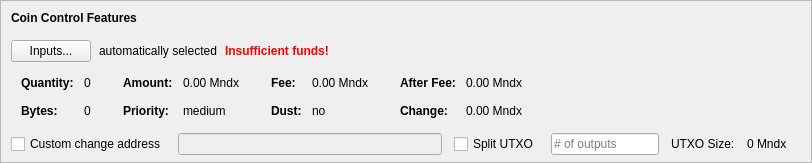
    <widget class="QFrame" name="frameCoinControl">
     <property name="sizePolicy">
      <sizepolicy hsizetype="Expanding" vsizetype="Expanding">
       <horstretch>0</horstretch>
       <verstretch>0</verstretch>
      </sizepolicy>
     </property>
     <property name="maximumSize">
      <size>
       <width>16777215</width>
       <height>16777215</height>
      </size>
     </property>
     <property name="frameShape">
      <enum>QFrame::StyledPanel</enum>
     </property>
     <property name="frameShadow">
      <enum>QFrame::Sunken</enum>
     </property>
     <layout class="QVBoxLayout" name="verticalLayoutCoinControl2">
      <property name="spacing">
       <number>0</number>
      </property>
      <property name="leftMargin">
       <number>0</number>
      </property>
      <property name="topMargin">
       <number>0</number>
      </property>
      <property name="rightMargin">
       <number>0</number>
      </property>
      <property name="bottomMargin">
       <number>6</number>
      </property>
      <item>
       <layout class="QVBoxLayout" name="verticalLayoutCoinControl" stretch="0,0,0,0,1">
        <property name="spacing">
         <number>0</number>
        </property>
        <property name="leftMargin">
         <number>10</number>
        </property>
        <property name="topMargin">
         <number>10</number>
        </property>
        <item>
         <layout class="QHBoxLayout" name="horizontalLayoutCoinControl1">
          <property name="bottomMargin">
           <number>15</number>
          </property>
          <item>
           <widget class="QLabel" name="labelCoinControlFeatures">
            <property name="sizePolicy">
             <sizepolicy hsizetype="Preferred" vsizetype="Maximum">
              <horstretch>0</horstretch>
              <verstretch>0</verstretch>
             </sizepolicy>
            </property>
            <property name="font">
             <font>
              <weight>75</weight>
              <bold>true</bold>
             </font>
            </property>
            <property name="styleSheet">
             <string notr="true">font-weight:bold;</string>
            </property>
            <property name="text">
             <string>Coin Control Features</string>
            </property>
           </widget>
          </item>
         </layout>
        </item>
        <item>
         <layout class="QHBoxLayout" name="horizontalLayoutCoinControl2" stretch="0,0,0,0">
          <property name="spacing">
           <number>8</number>
          </property>
          <property name="bottomMargin">
           <number>10</number>
          </property>
          <item>
           <widget class="QPushButton" name="pushButtonCoinControl">
            <property name="styleSheet">
             <string notr="true"/>
            </property>
            <property name="text">
             <string>Inputs...</string>
            </property>
            <property name="autoDefault">
             <bool>false</bool>
            </property>
           </widget>
          </item>
          <item>
           <widget class="QLabel" name="labelCoinControlAutomaticallySelected">
            <property name="text">
             <string>automatically selected</string>
            </property>
            <property name="margin">
             <number>5</number>
            </property>
           </widget>
          </item>
          <item>
           <widget class="QLabel" name="labelCoinControlInsuffFunds">
            <property name="font">
             <font>
              <weight>75</weight>
              <bold>true</bold>
             </font>
            </property>
            <property name="styleSheet">
             <string notr="true">color:red;font-weight:bold;</string>
            </property>
            <property name="text">
             <string>Insufficient funds!</string>
            </property>
            <property name="margin">
             <number>5</number>
            </property>
           </widget>
          </item>
          <item>
           <spacer name="horizontalSpacerCoinControl">
            <property name="orientation">
             <enum>Qt::Horizontal</enum>
            </property>
            <property name="sizeHint" stdset="0">
             <size>
              <width>40</width>
              <height>1</height>
             </size>
            </property>
           </spacer>
          </item>
         </layout>
        </item>
        <item>
         <widget class="QWidget" name="widgetCoinControl" native="true">
          <property name="sizePolicy">
           <sizepolicy hsizetype="Preferred" vsizetype="Preferred">
            <horstretch>0</horstretch>
            <verstretch>0</verstretch>
           </sizepolicy>
          </property>
          <property name="minimumSize">
           <size>
            <width>0</width>
            <height>0</height>
           </size>
          </property>
          <property name="styleSheet">
           <string notr="true"/>
          </property>
          <layout class="QHBoxLayout" name="horizontalLayoutCoinControl5">
           <property name="leftMargin">
            <number>0</number>
           </property>
           <property name="topMargin">
            <number>0</number>
           </property>
           <property name="rightMargin">
            <number>0</number>
           </property>
           <property name="bottomMargin">
            <number>0</number>
           </property>
           <item>
            <layout class="QHBoxLayout" name="horizontalLayoutCoinControl3" stretch="0,0,0,1">
             <property name="spacing">
              <number>20</number>
             </property>
             <property name="topMargin">
              <number>0</number>
             </property>
             <property name="bottomMargin">
              <number>10</number>
             </property>
             <item>
              <layout class="QFormLayout" name="formLayoutCoinControl1">
               <property name="horizontalSpacing">
                <number>10</number>
               </property>
               <property name="verticalSpacing">
                <number>14</number>
               </property>
               <property name="leftMargin">
                <number>10</number>
               </property>
               <property name="topMargin">
                <number>4</number>
               </property>
               <property name="rightMargin">
                <number>6</number>
               </property>
               <item row="0" column="0">
                <widget class="QLabel" name="labelCoinControlQuantityText">
                 <property name="font">
                  <font>
                   <weight>75</weight>
                   <bold>true</bold>
                  </font>
                 </property>
                 <property name="text">
                  <string>Quantity:</string>
                 </property>
                 <property name="margin">
                  <number>0</number>
                 </property>
                </widget>
               </item>
               <item row="0" column="1">
                <widget class="QLabel" name="labelCoinControlQuantity">
                 <property name="cursor">
                  <cursorShape>IBeamCursor</cursorShape>
                 </property>
                 <property name="contextMenuPolicy">
                  <enum>Qt::ActionsContextMenu</enum>
                 </property>
                 <property name="text">
                  <string notr="true">0</string>
                 </property>
                 <property name="margin">
                  <number>0</number>
                 </property>
                 <property name="textInteractionFlags">
                  <set>Qt::LinksAccessibleByMouse|Qt::TextSelectableByKeyboard|Qt::TextSelectableByMouse</set>
                 </property>
                </widget>
               </item>
               <item row="1" column="0">
                <widget class="QLabel" name="labelCoinControlBytesText">
                 <property name="font">
                  <font>
                   <weight>75</weight>
                   <bold>true</bold>
                  </font>
                 </property>
                 <property name="text">
                  <string>Bytes:</string>
                 </property>
                </widget>
               </item>
               <item row="1" column="1">
                <widget class="QLabel" name="labelCoinControlBytes">
                 <property name="cursor">
                  <cursorShape>IBeamCursor</cursorShape>
                 </property>
                 <property name="contextMenuPolicy">
                  <enum>Qt::ActionsContextMenu</enum>
                 </property>
                 <property name="text">
                  <string notr="true">0</string>
                 </property>
                 <property name="textInteractionFlags">
                  <set>Qt::LinksAccessibleByMouse|Qt::TextSelectableByKeyboard|Qt::TextSelectableByMouse</set>
                 </property>
                </widget>
               </item>
              </layout>
             </item>
             <item>
              <layout class="QFormLayout" name="formLayoutCoinControl2">
               <property name="horizontalSpacing">
                <number>10</number>
               </property>
               <property name="verticalSpacing">
                <number>14</number>
               </property>
               <property name="leftMargin">
                <number>6</number>
               </property>
               <property name="topMargin">
                <number>4</number>
               </property>
               <property name="rightMargin">
                <number>6</number>
               </property>
               <item row="0" column="0">
                <widget class="QLabel" name="labelCoinControlAmountText">
                 <property name="font">
                  <font>
                   <weight>75</weight>
                   <bold>true</bold>
                  </font>
                 </property>
                 <property name="text">
                  <string>Amount:</string>
                 </property>
                 <property name="margin">
                  <number>0</number>
                 </property>
                </widget>
               </item>
               <item row="0" column="1">
                <widget class="QLabel" name="labelCoinControlAmount">
                 <property name="cursor">
                  <cursorShape>IBeamCursor</cursorShape>
                 </property>
                 <property name="contextMenuPolicy">
                  <enum>Qt::ActionsContextMenu</enum>
                 </property>
                 <property name="text">
                  <string notr="true">0.00 Mndx</string>
                 </property>
                 <property name="textInteractionFlags">
                  <set>Qt::LinksAccessibleByMouse|Qt::TextSelectableByKeyboard|Qt::TextSelectableByMouse</set>
                 </property>
                </widget>
               </item>
               <item row="1" column="0">
                <widget class="QLabel" name="labelCoinControlPriorityText">
                 <property name="font">
                  <font>
                   <weight>75</weight>
                   <bold>true</bold>
                  </font>
                 </property>
                 <property name="text">
                  <string>Priority:</string>
                 </property>
                </widget>
               </item>
               <item row="1" column="1">
                <widget class="QLabel" name="labelCoinControlPriority">
                 <property name="cursor">
                  <cursorShape>IBeamCursor</cursorShape>
                 </property>
                 <property name="contextMenuPolicy">
                  <enum>Qt::ActionsContextMenu</enum>
                 </property>
                 <property name="text">
                  <string>medium</string>
                 </property>
                 <property name="textInteractionFlags">
                  <set>Qt::LinksAccessibleByMouse|Qt::TextSelectableByKeyboard|Qt::TextSelectableByMouse</set>
                 </property>
                </widget>
               </item>
              </layout>
             </item>
             <item>
              <layout class="QFormLayout" name="formLayoutCoinControl3">
               <property name="horizontalSpacing">
                <number>10</number>
               </property>
               <property name="verticalSpacing">
                <number>14</number>
               </property>
               <property name="leftMargin">
                <number>6</number>
               </property>
               <property name="topMargin">
                <number>4</number>
               </property>
               <property name="rightMargin">
                <number>6</number>
               </property>
               <item row="0" column="0">
                <widget class="QLabel" name="labelCoinControlFeeText">
                 <property name="font">
                  <font>
                   <weight>75</weight>
                   <bold>true</bold>
                  </font>
                 </property>
                 <property name="text">
                  <string>Fee:</string>
                 </property>
                 <property name="margin">
                  <number>0</number>
                 </property>
                </widget>
               </item>
               <item row="0" column="1">
                <widget class="QLabel" name="labelCoinControlFee">
                 <property name="cursor">
                  <cursorShape>IBeamCursor</cursorShape>
                 </property>
                 <property name="contextMenuPolicy">
                  <enum>Qt::ActionsContextMenu</enum>
                 </property>
                 <property name="text">
                  <string notr="true">0.00 Mndx</string>
                 </property>
                 <property name="textInteractionFlags">
                  <set>Qt::LinksAccessibleByMouse|Qt::TextSelectableByKeyboard|Qt::TextSelectableByMouse</set>
                 </property>
                </widget>
               </item>
               <item row="1" column="0">
                <widget class="QLabel" name="labelCoinControlLowOutputText">
                 <property name="font">
                  <font>
                   <weight>75</weight>
                   <bold>true</bold>
                  </font>
                 </property>
                 <property name="text">
                  <string>Dust:</string>
                 </property>
                </widget>
               </item>
               <item row="1" column="1">
                <widget class="QLabel" name="labelCoinControlLowOutput">
                 <property name="cursor">
                  <cursorShape>IBeamCursor</cursorShape>
                 </property>
                 <property name="contextMenuPolicy">
                  <enum>Qt::ActionsContextMenu</enum>
                 </property>
                 <property name="text">
                  <string>no</string>
                 </property>
                 <property name="textInteractionFlags">
                  <set>Qt::LinksAccessibleByMouse|Qt::TextSelectableByKeyboard|Qt::TextSelectableByMouse</set>
                 </property>
                </widget>
               </item>
              </layout>
             </item>
             <item>
              <layout class="QFormLayout" name="formLayoutCoinControl4">
               <property name="horizontalSpacing">
                <number>10</number>
               </property>
               <property name="verticalSpacing">
                <number>14</number>
               </property>
               <property name="leftMargin">
                <number>6</number>
               </property>
               <property name="topMargin">
                <number>4</number>
               </property>
               <property name="rightMargin">
                <number>6</number>
               </property>
               <item row="0" column="0">
                <widget class="QLabel" name="labelCoinControlAfterFeeText">
                 <property name="font">
                  <font>
                   <weight>75</weight>
                   <bold>true</bold>
                  </font>
                 </property>
                 <property name="text">
                  <string>After Fee:</string>
                 </property>
                 <property name="margin">
                  <number>0</number>
                 </property>
                </widget>
               </item>
               <item row="0" column="1">
                <widget class="QLabel" name="labelCoinControlAfterFee">
                 <property name="cursor">
                  <cursorShape>IBeamCursor</cursorShape>
                 </property>
                 <property name="contextMenuPolicy">
                  <enum>Qt::ActionsContextMenu</enum>
                 </property>
                 <property name="text">
                  <string notr="true">0.00 Mndx</string>
                 </property>
                 <property name="textInteractionFlags">
                  <set>Qt::LinksAccessibleByMouse|Qt::TextSelectableByKeyboard|Qt::TextSelectableByMouse</set>
                 </property>
                </widget>
               </item>
               <item row="1" column="0">
                <widget class="QLabel" name="labelCoinControlChangeText">
                 <property name="font">
                  <font>
                   <weight>75</weight>
                   <bold>true</bold>
                  </font>
                 </property>
                 <property name="text">
                  <string>Change:</string>
                 </property>
                </widget>
               </item>
               <item row="1" column="1">
                <widget class="QLabel" name="labelCoinControlChange">
                 <property name="cursor">
                  <cursorShape>IBeamCursor</cursorShape>
                 </property>
                 <property name="contextMenuPolicy">
                  <enum>Qt::ActionsContextMenu</enum>
                 </property>
                 <property name="text">
                  <string notr="true">0.00 Mndx</string>
                 </property>
                 <property name="textInteractionFlags">
                  <set>Qt::LinksAccessibleByMouse|Qt::TextSelectableByKeyboard|Qt::TextSelectableByMouse</set>
                 </property>
                </widget>
               </item>
              </layout>
             </item>
            </layout>
           </item>
          </layout>
         </widget>
        </item>
        <item>
         <layout class="QHBoxLayout" name="horizontalLayoutCoinControl4" stretch="0,0,0,0,0,0,0">
          <property name="spacing">
           <number>12</number>
          </property>
          <property name="sizeConstraint">
           <enum>QLayout::SetDefaultConstraint</enum>
          </property>
          <property name="topMargin">
           <number>5</number>
          </property>
          <property name="rightMargin">
           <number>5</number>
          </property>
          <item>
           <widget class="QCheckBox" name="checkBoxCoinControlChange">
            <property name="toolTip">
             <string>If this is activated, but the change address is empty or invalid, change will be sent to a newly generated address.</string>
            </property>
            <property name="text">
             <string>Custom change address</string>
            </property>
           </widget>
          </item>
          <item>
           <widget class="QValidatedLineEdit" name="lineEditCoinControlChange">
            <property name="enabled">
             <bool>false</bool>
            </property>
            <property name="sizePolicy">
             <sizepolicy hsizetype="Expanding" vsizetype="Fixed">
              <horstretch>0</horstretch>
              <verstretch>0</verstretch>
             </sizepolicy>
            </property>
           </widget>
          </item>
          <item>
           <widget class="QCheckBox" name="splitBlockCheckBox">
            <property name="text">
             <string>Split UTXO</string>
            </property>
           </widget>
          </item>
          <item>
           <widget class="QLineEdit" name="splitBlockLineEdit">
            <property name="sizePolicy">
             <sizepolicy hsizetype="Fixed" vsizetype="Fixed">
              <horstretch>50</horstretch>
              <verstretch>0</verstretch>
             </sizepolicy>
            </property>
            <property name="placeholderText">
             <string># of outputs</string>
            </property>
           </widget>
          </item>
          <item>
           <widget class="QLabel" name="labelBlockSizeText">
            <property name="text">
             <string>UTXO Size:</string>
            </property>
           </widget>
          </item>
          <item>
           <widget class="QLabel" name="labelBlockSize">
            <property name="text">
             <string>0 Mndx</string>
            </property>
           </widget>
          </item>
          <item>
           <widget class="QLabel" name="labelCoinControlChangeLabel">
            <property name="sizePolicy">
             <sizepolicy hsizetype="Preferred" vsizetype="Expanding">
              <horstretch>0</horstretch>
              <verstretch>0</verstretch>
             </sizepolicy>
            </property>
            <property name="minimumSize">
             <size>
              <width>0</width>
              <height>0</height>
             </size>
            </property>
            <property name="text">
             <string/>
            </property>
            <property name="margin">
             <number>3</number>
            </property>
           </widget>
          </item>
         </layout>
        </item>
        <item>
         <spacer name="verticalSpacerCoinControl">
          <property name="orientation">
           <enum>Qt::Vertical</enum>
          </property>
          <property name="sizeHint" stdset="0">
           <size>
            <width>800</width>
            <height>1</height>
           </size>
          </property>
         </spacer>
        </item>
       </layout>
      </item>
     </layout>
    </widget>
